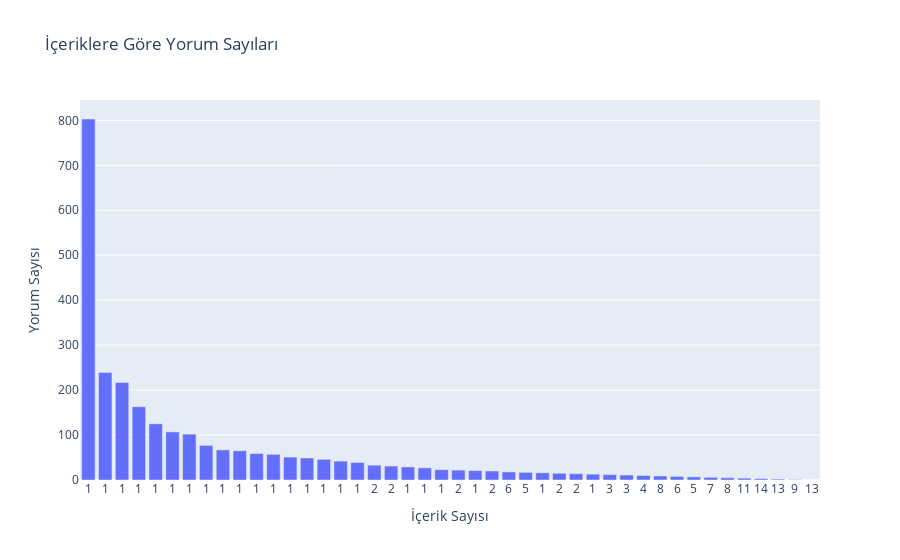

The notebook cell saved with this chart:
### Code cell
import plotly.graph_objects as go

yorum_sayisi = [803, 239, 217, 163, 125, 107, 102, 77, 67, 65, 59, 57, 51, 49, 46, 42, 39, 33, 31, 29, 27, 23, 22, 21, 20, 18, 17, 16, 15, 14, 13, 12, 11, 10, 9, 8, 7, 6, 5, 4, 3, 2, 1, 0]
icerik_sayisi = [1, 1, 1, 1, 1, 1, 1, 1, 1, 1, 1, 1, 1, 1, 1, 1, 1, 2, 2, 1, 1, 1, 2, 1, 2, 6, 5, 1, 2, 2, 1, 3, 3, 4, 8, 6, 5, 7, 8, 11, 14, 13, 9, 13]

x = list(range(len(yorum_sayisi)))

fig = go.Figure()

fig.add_trace(go.Bar(x=x, y=yorum_sayisi))

fig.update_layout(
    xaxis_title='İçerik Sayısı',
    yaxis_title='Yorum Sayısı',
    title='İçeriklere Göre Yorum Sayıları'
)

fig.update_layout(xaxis_tickangle=0, xaxis_tickmode='array', xaxis_tickvals=x, xaxis_ticktext=icerik_sayisi)

fig.show()

### Figure 1 — Plotly figure (JSON) as saved in the notebook; plotly's stock layout.template omitted (floating-point values rounded to 4 significant figures)
{"data": [{"type": "bar", "x": [0, 1, 2, 3, 4, 5, 6, 7, 8, 9, 10, 11, 12, 13, 14, 15, 16, 17, 18, 19, 20, 21, 22, 23, 24, 25, 26, 27, 28, 29, 30, 31, 32, 33, 34, 35, 36, 37, 38, 39, 40, 41, 42, 43], "y": [803, 239, 217, 163, 125, 107, 102, 77, 67, 65, 59, 57, 51, 49, 46, 42, 39, 33, 31, 29, 27, 23, 22, 21, 20, 18, 17, 16, 15, 14, 13, 12, 11, 10, 9, 8, 7, 6, 5, 4, 3, 2, 1, 0]}], "layout": {"title": {"text": "İçeriklere Göre Yorum Sayıları"}, "xaxis": {"tickangle": 0, "tickmode": "array", "ticktext": [1, 1, 1, 1, 1, 1, 1, 1, 1, 1, 1, 1, 1, 1, 1, 1, 1, 2, 2, 1, 1, 1, 2, 1, 2, 6, 5, 1, 2, 2, 1, 3, 3, 4, 8, 6, 5, 7, 8, 11, 14, 13, 9, 13], "tickvals": [0, 1, 2, 3, 4, 5, 6, 7, 8, 9, 10, 11, 12, 13, 14, 15, 16, 17, 18, 19, 20, 21, 22, 23, 24, 25, 26, 27, 28, 29, 30, 31, 32, 33, 34, 35, 36, 37, 38, 39, 40, 41, 42, 43], "title": {"text": "İçerik Sayısı"}}, "yaxis": {"title": {"text": "Yorum Sayısı"}}}}
